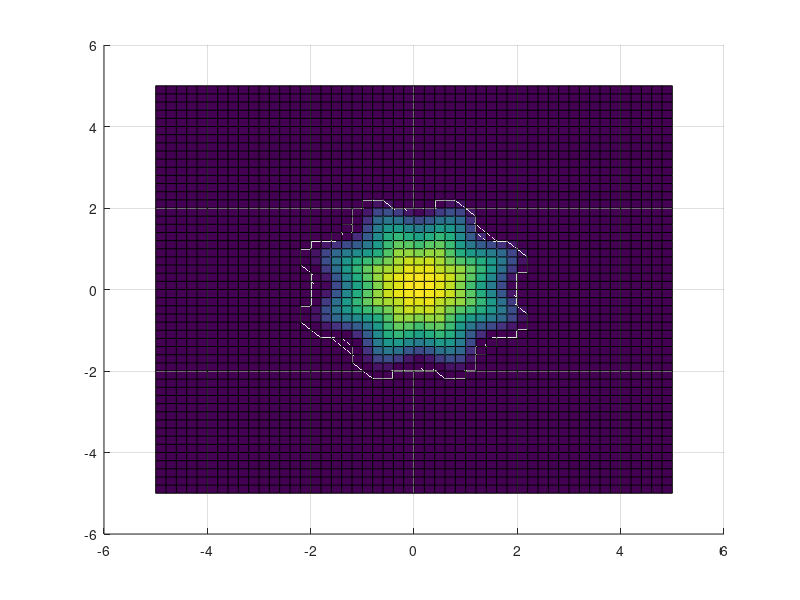

This chart was generated by the following MATLAB code: (Note: this script raises an error after producing the figure.)
%% 
% Solving the reaction-diffusion systems in the paper directly instead of decoupling 
% the two eqns
% 
% Bcs: Neumann + Neumann

clc;clear;
close;
filename='final_lambda1_2_l8.gif'; %record evolution


% Parameters
lm = -5; lp = 5;   % Length of the domain 
t0 = 0;      % Initial time
T = 2000;                % Final time      
Mx = 51;       My = 51;      
%N = 101;     % Number of grid points
dx = (lp-lm)/(Mx-1);  % Spatial step size dx 
dy = (lp-lm)/(My-1);  % Spatial step size dy 
dt = 0.001;    % Time step size  dt
m = 40;        % power
tol = 1e-2;

% Initialize grid
x = [lm :dx :lp];    % x row
y = [lm :dy :lp]' ;  % y column
%t = [t0: dt: T];
r = (x.^2 + y.^2).^(1/2);

G0 = 1;
lambda = 0.5; % consumption rate %0.8  %2 %100 
tau = 1/10; % characteristic time scale   %adjust as 1/10
c_B = 100; % concentration in the background surrounding liquid

% initial condition
delta = 0.05;
l = 8;
u0 = max(1 -(x.^2+y.^2)./4 .* (1+0.1*cos(l*atan2(y,x))).^2,0 )';
c_simi = @(r,t) max( 1 - m /(4*(m+1)^2) .*(r.*(t+1).^(-1/(2*m+2))).^2  , 0 ).^(1/m).*(t+1).^(-1/(m+1));
c0 = c_simi(r,0)';
%c0 = c_B*ones(Mx,My)';
c = zeros(Mx,My);

% initial surface
surf(x,y,u0')
legend ('intial u')
surf(x,y,u0')
view(2)
%hold 

t = [];
t1 = t0;
n = 0;           % record number of evolution
T_track = [ ];   % keep track of T
dt_track = [ ];  % keep track of dt
dt0 = dt;

tic
% Loop over time steps
while t1 < T   
    %if the last 5 point of u is not zero, stop evolution
    if ( u0(Mx-10,My-10) ~= 0 )
        break
    else
        
        % Compute the next time step
        u = u0;
        c = c0;
        % Perform a full step 
        [uA,cA,Psi] = timestep(G0,lambda,tau,c_B,dx,dy,dt,u0,c0,Mx,My,m);
        
        % Perform two half steps 
        [u1,c1,Psi_1] = timestep(G0,lambda,tau,c_B,dx,dy,dt/2,u0,c0,Mx,My,m);
        [u2,c2,Psi_2] = timestep(G0,lambda,tau,c_B,dx,dy,dt/2,u0,c0,Mx,My,m);
        
        % Calculate the error estimate
        err = max(max(abs(uA - u2)));
        
        % Check if the error is within a desired tolerance
        if (err < tol )
            % Accept the step
            n = n+1;
            u0 = uA;
            c0 = cA;
            
            t = [t t1+dt];
            T_track = [T_track t1]; % keep total time of T
            
            surf(x,y,u')
            view(2)
            %immediately refresh the current drawing window
            drawnow;
            %get the current drawing window's image and return image data related to movie frames
            im=frame2im(getframe(gcf)); 
            %Convert RGB images to index images
            [A,map]=rgb2ind(im,256);     
            if n==1
                % write the specified gif file in overwrite mode first
                imwrite(A,map,filename,'gif','LoopCount',Inf,'DelayTime',0.05);
            else
                %write each frame into a gif file in append mode again
                imwrite(A,map,filename,'gif','WriteMode','append','DelayTime',0.05);
            end
                        
            dt0 = dt;
            dt_track = [dt_track dt0];  % keep track of dt
            dt = 0.98*dt *abs(tol/err).^(0.2);
        else
            % Reject the step and decrease the time step size
            dt = dt/2;
        end    
        t1 = t1+dt0;    
    end
end
toc
%%
function [u,c,Psi] = timestep(G0,lambda,tau,c_B,dx,dy,dt,u0,c0,Mx,My,m)
    u = u0;
    c = c0;
    %jj = jj+1 ;
    for k=1:10  %(newton iterations at each time)        

       % define Psi 
       for j = 1:My
           for i = 1:Mx
               % define a function H(u) (depends on density u) to turn off terms (inside and outside tumor)
               k1 = 10;
               if u(i,j) <= 0, H(i,j) = 0; else, H(i,j) = tanh(k1*u(i,j)); end       
               % derivative of H (dH)
               if u(i,j) <= 0, dH(i,j) = 0; else, dH(i,j) = k1*(sech(k1*u(i,j)))^2; end       
               % define \Psi(u,c) from H(u), where \Psi depends both on density (u) and concentration (c) 
               Psi(i,j) = -(c_B - c(i,j)) + ( lambda*u(i,j) *c(i,j) + (c_B - c(i,j)) ) * H(i,j) ;
               % derivatives of Psi w.r.t u (Psi_u(i)) and w.r.t c (Psi_c(i))
               Psi_u(i,j) = lambda*c(i,j)*H(i,j) + lambda*u(i,j)*c(i,j)*dH(i,j) + (c_B-c(i,j))*dH(i,j); %product rule
               Psi_c(i,j) = 1 + H(i,j)*lambda*u(i,j) - H(i,j);
            end  %end i = 1:Mx
        end  % end j = 1:My
       
        % calculate F
        for j = 1:My
           for i = 1:Mx
               uc = u(i,j); % center pt
               cc = c(i,j);
               if (i==1),  um = u(i+1,j); else, um = u(i-1,j); end 
               if (i==Mx), up = u(i-1,j); else, up = u(i+1,j); end
               if (j==1),  ud = u(i,j+1); else, ud = u(i,j-1); end   
               if (j==My), uu = u(i,j-1); else, uu = u(i,j+1); end     
               Fu(i,j) = uc - u0(i,j) - (m/(m+1))*(dt/dx^2)*(up^(m+1)-2*uc^(m+1) ...
                         +um^(m+1))-(m/(m+1))*(dt/dy^2)*(uu^(m+1)-2*uc^(m+1)+ud^(m+1)) - dt*uc*G0*cc;    
              
               if (i==1),  cm = c(i+1,j); else, cm = c(i-1,j); end 
               if (i==Mx), cp = c(i-1,j); else, cp = c(i+1,j); end
               if (j==1),  cd = c(i,j+1); else, cd = c(i,j-1); end   
               if (j==My), cu = c(i,j-1); else, cu = c(i,j+1); end 
               Fc(i,j) = ( c(i,j) - c0(i,j) ) - (dt/dx^2)*(cp-2*c(i,j) ...
                         +cm)/tau - (dt/dy^2)*(cu-2*c(i,j)+cd)/tau + dt*Psi(i,j)/tau ;
           end % end i
        end   %F

        F = [Fu; Fc];

         % Jacobian matrix is composed by block matrix A, B, C, D (see notes)
         % x direction
         % A: Fu w.r.t. u w.r.t x: JxA  
        for j = 1: My
            JxA=zeros(Mx,Mx); 
            JxB=zeros(Mx,Mx); 
            JxC1=zeros(Mx,Mx); 
            JxD1=zeros(Mx,Mx); 
            for  i = 2:Mx-1    
                JxA(i,i-1) = - (m/(m+1)) * (dt/dx^2) * 1*(m+1)*u(i-1,j)^m ;
                JxA(i,i) = 1 - (m/(m+1)) * (dt/dx^2) * ( (-2)*(m+1)*u(i,j)^m ) - dt*G0*c(i,j) ;
                JxA(i,i+1) = -  (m/(m+1)) * (dt/dx^2) * 1*(m+1)*u(i+1,j)^m ;

                JxD1(i, i-1) = -(dt/dx^2)/tau;
                JxD1(i, i) = 1.0 + 2*(dt/dx^2)/tau + (7/8)*dt*Psi_c(i,j)/tau ;
                JxD1(i, i+1) = -(dt/dx^2)/tau;

                JxB(i,i) = -dt*u(i,j)*G0;

                JxC1(i,i) =  (7/8)*dt*Psi_u(i,j)/tau;
                
            end 
            
            % boundary
            JxA(1, 1) = 1 +2*(m/(m+1)) * (dt/dx^2)*(m+1)*u(1,j)^m - dt*G0*c(1,j);  
            JxA(1, 2) = -2*(m/(m+1)) * (dt/dx^2)*(m+1)*u(2,j)^m;  
            JxA(Mx, Mx-1) = -2*(m/(m+1)) *(dt/dx^2)*(m+1)*u(Mx-1,j)^m;  
            JxA(Mx, Mx) = 1 +2*(m/(m+1)) *(dt/dx^2)*(m+1)*u(Mx,j)^m - dt*G0*c(Mx,j);

            JxD1(1, 1) = 1.0 +2*(dt/dx^2)/tau+(7/8)*dt*Psi_c(1,j)/tau;
            JxD1(1, 2) = -2*(dt/dx^2)/tau;
            JxD1(Mx, Mx-1) = -2*(dt/dx^2)/tau;
            JxD1(Mx, Mx) = 1.0 + 2*(dt/dx^2)/tau+(7/8)*dt*Psi_c(Mx,j)/tau ;
            
            JxB(1,1) = -dt*u(1,j)*G0;
            JxB(Mx,Mx) = -dt*u(Mx,j)*G0;
            
            JxC1(1,1) =  (7/8)*dt*Psi_u(1,j)/tau;
            JxC1(Mx,Mx) =  (7/8)*dt*Psi_u(Mx,j)/tau;

            % form Jx
            Jx = [JxA JxB ; JxC1 JxD1];             
            Vx(:,j)= -sparse(Jx) \ F(:,j);            
        end
        
        %VVx = zeros(1*Mx,2*My) ;
        VVx = [Vx(1:Mx,:) Vx(Mx+1:2*Mx,:)];
        %break
        
        % y direction
        % A: Fu w.r.t. u w.r.t y: JyA
        for i = 1: Mx
            JyA=zeros(My,My);
            JyB=zeros(My,My);
            JyC1=zeros(My,My);
            JyD1=zeros(My,My);
            for j = 2:My-1
                 JyA(j, j-1) = -(m/(m+1)) * (m+1)*(dt/dy^2)*u(i,j-1)^m ; 
                 JyA(j, j) = 1+2*(m/(m+1)) * (m+1)*(dt/dy^2)*u(i,j)^m - dt*G0*c(i,j) ; 
                 JyA(j, j+1) = -(m/(m+1)) * (m+1)*(dt/dy^2)*u(i,j+1)^m ; 

                 JyD1(j, j-1) =-(dt/dy^2)/tau;
                 JyD1(j, j) = 1.0 + 2*(dt/dy^2)/tau + (1/8)*dt*Psi_c(i,j)/tau ;
                 JyD1(j, j+1) = -(dt/dy^2)/tau;

                 JyB(j, j) = -dt*u(i,j)*G0;

                 JyC1(j, j) =  (1/8)*dt*Psi_u(i,j)/tau;
            end

            % boundary
            JyA(1, 1) = 1 +2*(m/(m+1)) * (dt/dy^2)*(m+1)*u(i,1)^m - dt*G0*c(i,1) ; 
            JyA(1, 2) = -(m/(m+1)) * (dt/dy^2)*(m+1)*2*u(i,2)^m ;
            JyA(My, My-1) = -2*(m/(m+1)) * (dt/dy^2)*(m+1)*u(i,My-1)^m ;
            JyA(My, My) = 1 +2*(m/(m+1)) * (dt/dy^2)*(m+1)*u(i,My)^m - dt*G0*c(i,My) ;

            JyD1(1, 1) = 1.0 + 2*(dt/dy^2)/tau + (1/8)*dt*Psi_c(i,1)/tau;
            JyD1(1, 2) = -2*(dt/dy^2)/tau;
            JyD1(My, My-1) = -2*(dt/dy^2)/tau  ;
            JyD1(My, My) = 1.0 + 2*(dt/dy^2)/tau +(1/8)*dt*Psi_c(i,My)/tau;

            JyB(1, 1) = -dt*u(i,1)*G0;
            JyB(My, My) = -dt*u(i,My)*G0;

            JyC1(1, 1) =  (1/8)*dt*Psi_u(i,1)/tau;
            JyC1(My, My) =  (1/8)*dt*Psi_u(i,My)/tau;
    
            % form Jy
            Jy = [JyA JyB ; JyC1 JyD1];
            
            Wy(i,:) = sparse(Jy) \ VVx(i,:)';        
        end
        
        delta_u = Wy(:,1:My);
        delta_c = Wy(:,My+1:2*My);
        u = u + delta_u;
        c = c + delta_c;
        
    end % end newton iteration
end